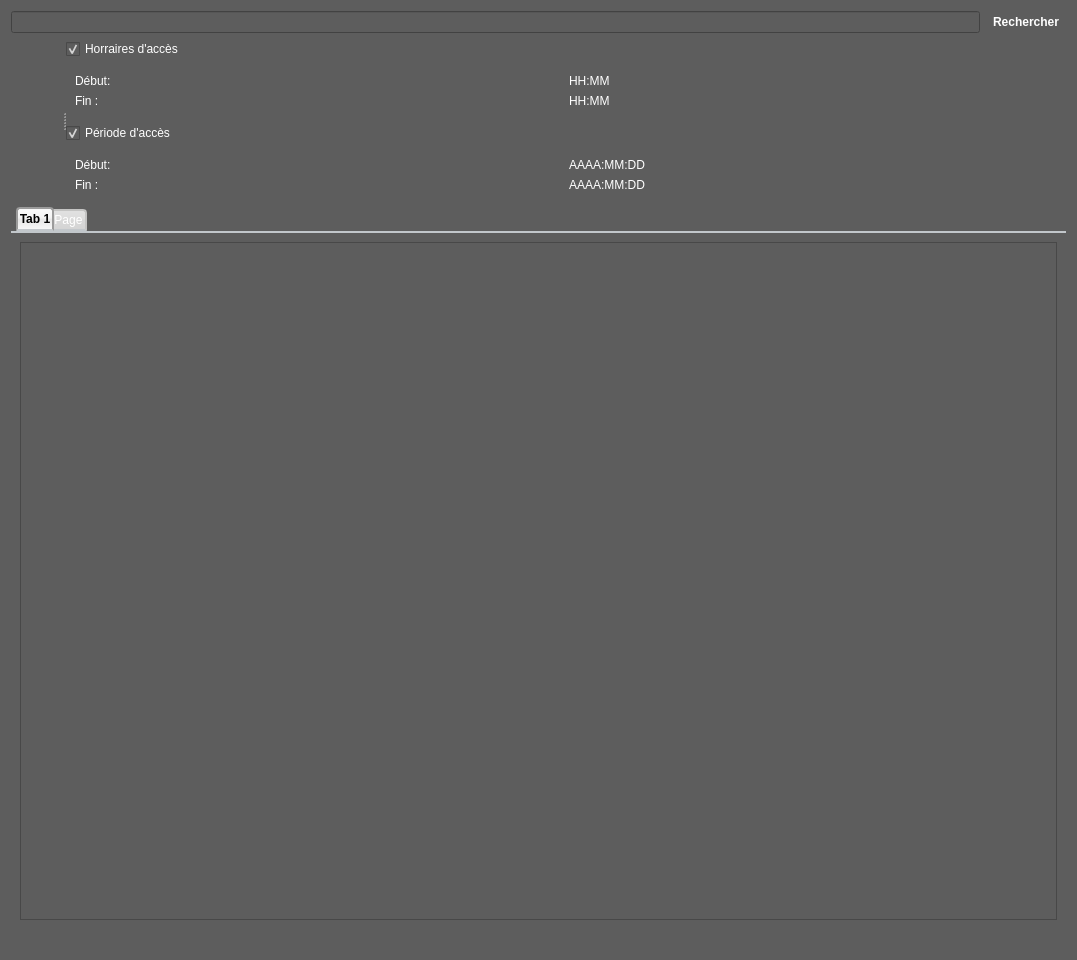
<?xml version="1.0" encoding="UTF-8"?>
<ui version="4.0">
 <class>Acceuil</class>
 <widget class="QWidget" name="Acceuil">
  <property name="geometry">
   <rect>
    <x>0</x>
    <y>0</y>
    <width>1077</width>
    <height>960</height>
   </rect>
  </property>
  <property name="windowTitle">
   <string>Form</string>
  </property>
  <property name="styleSheet">
   <string notr="true">color:white;background-color:#5D5D5D</string>
  </property>
  <layout class="QVBoxLayout" name="verticalLayout_10">
   <item>
    <layout class="QHBoxLayout" name="horizontalLayout">
     <item>
      <widget class="QLineEdit" name="edit_nom"/>
     </item>
     <item>
      <widget class="QPushButton" name="bouton_rechercher">
       <property name="font">
        <font>
         <weight>75</weight>
         <bold>true</bold>
        </font>
       </property>
       <property name="text">
        <string>Rechercher</string>
       </property>
       <property name="flat">
        <bool>true</bool>
       </property>
      </widget>
     </item>
    </layout>
   </item>
   <item>
    <widget class="QSplitter" name="splitter">
     <property name="orientation">
      <enum>Qt::Horizontal</enum>
     </property>
     <widget class="QLabel" name="label_8">
      <property name="text">
       <string/>
      </property>
     </widget>
     <widget class="QWidget" name="infos_complementaires" native="true">
      <layout class="QVBoxLayout" name="verticalLayout_9">
       <item>
        <widget class="QCheckBox" name="checkBox">
         <property name="text">
          <string>Horraires d'accès</string>
         </property>
         <property name="icon">
          <iconset>
           <normaloff>Images/icon_clock.svg</normaloff>Images/icon_clock.svg</iconset>
         </property>
         <property name="checked">
          <bool>true</bool>
         </property>
        </widget>
       </item>
       <item>
        <widget class="QWidget" name="widget" native="true">
         <layout class="QVBoxLayout" name="verticalLayout_2">
          <item>
           <layout class="QHBoxLayout" name="horizontalLayout_7">
            <item>
             <widget class="QLabel" name="label">
              <property name="text">
               <string>Début:</string>
              </property>
             </widget>
            </item>
            <item>
             <widget class="QLabel" name="_label_heure_debut">
              <property name="text">
               <string>HH:MM</string>
              </property>
             </widget>
            </item>
           </layout>
          </item>
          <item>
           <layout class="QHBoxLayout" name="horizontalLayout_2">
            <item>
             <widget class="QLabel" name="label_2">
              <property name="text">
               <string>Fin :</string>
              </property>
             </widget>
            </item>
            <item>
             <widget class="QLabel" name="_label_heure_fin">
              <property name="text">
               <string>HH:MM</string>
              </property>
             </widget>
            </item>
           </layout>
          </item>
         </layout>
        </widget>
       </item>
       <item>
        <widget class="QCheckBox" name="checkBox_2">
         <property name="text">
          <string>Période d'accès</string>
         </property>
         <property name="icon">
          <iconset>
           <normaloff>Images/icon_calendar.svg</normaloff>Images/icon_calendar.svg</iconset>
         </property>
         <property name="checked">
          <bool>true</bool>
         </property>
        </widget>
       </item>
       <item>
        <widget class="QWidget" name="widget_2" native="true">
         <layout class="QVBoxLayout" name="verticalLayout_3">
          <item>
           <layout class="QHBoxLayout" name="horizontalLayout_9">
            <item>
             <widget class="QLabel" name="label_4">
              <property name="text">
               <string>Début:</string>
              </property>
             </widget>
            </item>
            <item>
             <widget class="QLabel" name="_label_date_debut">
              <property name="text">
               <string>AAAA:MM:DD</string>
              </property>
             </widget>
            </item>
           </layout>
          </item>
          <item>
           <layout class="QHBoxLayout" name="horizontalLayout_10">
            <item>
             <widget class="QLabel" name="label_9">
              <property name="text">
               <string>Fin :</string>
              </property>
             </widget>
            </item>
            <item>
             <widget class="QLabel" name="_label_date_fin">
              <property name="text">
               <string>AAAA:MM:DD</string>
              </property>
             </widget>
            </item>
           </layout>
          </item>
         </layout>
        </widget>
       </item>
      </layout>
     </widget>
    </widget>
   </item>
   <item>
    <widget class="QTabWidget" name="fenetre_resultat">
     <property name="styleSheet">
      <string notr="true">QTabWidget::pane { /* The tab widget frame */
border-top: 2px solid #C2C7CB;
}
QTabWidget::tab-bar {
left: 5px; /* move to the right by 5px */
}
/* Style the tab using the tab sub-control. Note that it reads QTabBar _not_ QTabWidget */
QTabBar::tab {
background: qlineargradient(x1: 0, y1: 0, x2: 0, y2: 1, stop: 0 #E1E1E1, stop: 0.4 #DDDDDD, stop: 0.5 #D8D8D8, stop: 1.0 #D3D3D3);
border: 2px solid #C4C4C3;
border-bottom-color: #C2C7CB; /* same as the pane color */
border-top-left-radius: 4px;
border-top-right-radius: 4px;
min-width: 8ex;
padding: 2px;
}
QTabBar::tab:selected, QTabBar::tab:hover {
background: qlineargradient(x1: 0, y1: 0, x2: 0, y2: 1, stop: 0 #fafafa, stop: 0.4 #f4f4f4, stop: 0.5 #e7e7e7, stop: 1.0 #fafafa);
}
QTabBar::tab:selected {
border-color: #9B9B9B;
border-bottom-color: #C2C7CB; /* same as pane color */
}
QTabBar::tab:!selected {
margin-top: 2px; /* make non-selected tabs look smaller */
}

/* IMPORTANT: 8&lt; Add the code above here 8&lt; */ QTabBar::tab:selected { /* expand/overlap to the left and right by 4px */ margin-left: -4px; margin-right: -4px; } QTabBar::tab:first:selected { margin-left: 0; /* the first selected tab has nothing to overlap with on the left */ } QTabBar::tab:last:selected { margin-right: 0; /* the last selected tab has nothing to overlap with on the right */ } QTabBar::tab:only-one { margin: 0; /* if there is only one tab, we don't want overlapping margins */ }
QTabBar::tab:selected { font: bold; color: black; }

/* 8&lt; remove the tab-bar rule and the margin-top rule in the first stylesheet */ QTabWidget::tab-bar { alignment: center; } QTabWidget::pane { position: absolute; top: -0.5em; }


</string>
     </property>
     <property name="currentIndex">
      <number>0</number>
     </property>
     <widget class="QWidget" name="label_indication">
      <attribute name="title">
       <string>Tab 1</string>
      </attribute>
      <layout class="QVBoxLayout" name="verticalLayout">
       <item>
        <widget class="QScrollArea" name="acces_scroll">
         <property name="widgetResizable">
          <bool>true</bool>
         </property>
         <widget class="QWidget" name="scrollAreaWidgetContents_3">
          <property name="geometry">
           <rect>
            <x>0</x>
            <y>0</y>
            <width>1039</width>
            <height>628</height>
           </rect>
          </property>
         </widget>
        </widget>
       </item>
      </layout>
     </widget>
     <widget class="QWidget" name="tab">
      <attribute name="title">
       <string>Page</string>
      </attribute>
      <layout class="QVBoxLayout" name="verticalLayout_12">
       <item>
        <spacer name="verticalSpacer_2">
         <property name="orientation">
          <enum>Qt::Vertical</enum>
         </property>
         <property name="sizeHint" stdset="0">
          <size>
           <width>20</width>
           <height>138</height>
          </size>
         </property>
        </spacer>
       </item>
       <item>
        <layout class="QHBoxLayout" name="horizontalLayout_13">
         <item>
          <widget class="QLabel" name="label_10">
           <property name="font">
            <font>
             <weight>75</weight>
             <bold>true</bold>
            </font>
           </property>
           <property name="text">
            <string>Numéro</string>
           </property>
          </widget>
         </item>
         <item>
          <spacer name="horizontalSpacer">
           <property name="orientation">
            <enum>Qt::Horizontal</enum>
           </property>
           <property name="sizeHint" stdset="0">
            <size>
             <width>40</width>
             <height>20</height>
            </size>
           </property>
          </spacer>
         </item>
         <item>
          <widget class="QLineEdit" name="_edit_numero"/>
         </item>
        </layout>
       </item>
       <item>
        <widget class="QGroupBox" name="groupbox_horraire">
         <property name="title">
          <string>Inclure une plage horraire </string>
         </property>
         <property name="flat">
          <bool>true</bool>
         </property>
         <property name="checkable">
          <bool>true</bool>
         </property>
         <property name="checked">
          <bool>true</bool>
         </property>
         <layout class="QVBoxLayout" name="verticalLayout_4">
          <item>
           <widget class="QWidget" name="widget_plage_horraire" native="true">
            <property name="enabled">
             <bool>true</bool>
            </property>
            <property name="sizePolicy">
             <sizepolicy hsizetype="MinimumExpanding" vsizetype="MinimumExpanding">
              <horstretch>0</horstretch>
              <verstretch>0</verstretch>
             </sizepolicy>
            </property>
            <property name="maximumSize">
             <size>
              <width>16777215</width>
              <height>16777213</height>
             </size>
            </property>
            <layout class="QVBoxLayout" name="verticalLayout_5">
             <item>
              <layout class="QHBoxLayout" name="horizontalLayout_4">
               <item>
                <widget class="QLabel" name="label_3">
                 <property name="text">
                  <string>Heure de début</string>
                 </property>
                </widget>
               </item>
               <item>
                <widget class="QTimeEdit" name="_heure_debut">
                 <property name="enabled">
                  <bool>true</bool>
                 </property>
                 <property name="date">
                  <date>
                   <year>2017</year>
                   <month>1</month>
                   <day>1</day>
                  </date>
                 </property>
                 <property name="calendarPopup">
                  <bool>true</bool>
                 </property>
                </widget>
               </item>
              </layout>
             </item>
             <item>
              <layout class="QHBoxLayout" name="horizontalLayout_6">
               <item>
                <widget class="QLabel" name="label_5">
                 <property name="text">
                  <string>Heure de fin</string>
                 </property>
                </widget>
               </item>
               <item>
                <widget class="QTimeEdit" name="_heure_fin"/>
               </item>
              </layout>
             </item>
            </layout>
           </widget>
          </item>
         </layout>
        </widget>
       </item>
       <item>
        <widget class="QGroupBox" name="groupbox_periode">
         <property name="title">
          <string>Définir une période</string>
         </property>
         <property name="flat">
          <bool>true</bool>
         </property>
         <property name="checkable">
          <bool>true</bool>
         </property>
         <property name="checked">
          <bool>true</bool>
         </property>
         <layout class="QVBoxLayout" name="verticalLayout_6">
          <item>
           <widget class="QWidget" name="widget_periode" native="true">
            <property name="enabled">
             <bool>true</bool>
            </property>
            <property name="sizePolicy">
             <sizepolicy hsizetype="MinimumExpanding" vsizetype="MinimumExpanding">
              <horstretch>0</horstretch>
              <verstretch>0</verstretch>
             </sizepolicy>
            </property>
            <property name="maximumSize">
             <size>
              <width>16777215</width>
              <height>16777213</height>
             </size>
            </property>
            <layout class="QVBoxLayout" name="verticalLayout_7">
             <item>
              <layout class="QHBoxLayout" name="horizontalLayout_5">
               <item>
                <widget class="QLabel" name="label_6">
                 <property name="text">
                  <string>Date de début</string>
                 </property>
                </widget>
               </item>
               <item>
                <widget class="QDateEdit" name="_date_debut">
                 <property name="dateTime">
                  <datetime>
                   <hour>0</hour>
                   <minute>0</minute>
                   <second>0</second>
                   <year>2017</year>
                   <month>1</month>
                   <day>1</day>
                  </datetime>
                 </property>
                 <property name="calendarPopup">
                  <bool>true</bool>
                 </property>
                </widget>
               </item>
              </layout>
             </item>
             <item>
              <layout class="QHBoxLayout" name="horizontalLayout_8">
               <item>
                <widget class="QLabel" name="label_7">
                 <property name="text">
                  <string>Date de fin</string>
                 </property>
                </widget>
               </item>
               <item>
                <widget class="QDateEdit" name="_date_fin">
                 <property name="dateTime">
                  <datetime>
                   <hour>0</hour>
                   <minute>0</minute>
                   <second>0</second>
                   <year>2017</year>
                   <month>1</month>
                   <day>1</day>
                  </datetime>
                 </property>
                 <property name="calendarPopup">
                  <bool>true</bool>
                 </property>
                </widget>
               </item>
              </layout>
             </item>
            </layout>
           </widget>
          </item>
         </layout>
        </widget>
       </item>
       <item>
        <widget class="QPushButton" name="bouton_valider_changements">
         <property name="font">
          <font>
           <weight>75</weight>
           <bold>true</bold>
          </font>
         </property>
         <property name="text">
          <string>Valider les changements</string>
         </property>
         <property name="flat">
          <bool>true</bool>
         </property>
        </widget>
       </item>
       <item>
        <widget class="QPushButton" name="bouton_supprimer_utilisateur">
         <property name="text">
          <string>Supprimer cet utilisateur</string>
         </property>
         <property name="flat">
          <bool>true</bool>
         </property>
        </widget>
       </item>
       <item>
        <spacer name="verticalSpacer_3">
         <property name="orientation">
          <enum>Qt::Vertical</enum>
         </property>
         <property name="sizeHint" stdset="0">
          <size>
           <width>20</width>
           <height>137</height>
          </size>
         </property>
        </spacer>
       </item>
      </layout>
     </widget>
    </widget>
   </item>
   <item>
    <layout class="QHBoxLayout" name="horizontalLayout_3">
     <item>
      <spacer name="horizontalSpacer_2">
       <property name="orientation">
        <enum>Qt::Horizontal</enum>
       </property>
       <property name="sizeHint" stdset="0">
        <size>
         <width>40</width>
         <height>20</height>
        </size>
       </property>
      </spacer>
     </item>
    </layout>
   </item>
  </layout>
 </widget>
 <resources/>
 <connections>
  <connection>
   <sender>groupbox_periode</sender>
   <signal>clicked(bool)</signal>
   <receiver>widget_periode</receiver>
   <slot>setVisible(bool)</slot>
   <hints>
    <hint type="sourcelabel">
     <x>739</x>
     <y>697</y>
    </hint>
    <hint type="destinationlabel">
     <x>857</x>
     <y>686</y>
    </hint>
   </hints>
  </connection>
  <connection>
   <sender>checkBox</sender>
   <signal>clicked(bool)</signal>
   <receiver>widget</receiver>
   <slot>setVisible(bool)</slot>
   <hints>
    <hint type="sourcelabel">
     <x>764</x>
     <y>74</y>
    </hint>
    <hint type="destinationlabel">
     <x>744</x>
     <y>115</y>
    </hint>
   </hints>
  </connection>
  <connection>
   <sender>checkBox_2</sender>
   <signal>clicked(bool)</signal>
   <receiver>widget_2</receiver>
   <slot>setVisible(bool)</slot>
   <hints>
    <hint type="sourcelabel">
     <x>737</x>
     <y>170</y>
    </hint>
    <hint type="destinationlabel">
     <x>699</x>
     <y>212</y>
    </hint>
   </hints>
  </connection>
  <connection>
   <sender>groupbox_horraire</sender>
   <signal>clicked(bool)</signal>
   <receiver>widget_plage_horraire</receiver>
   <slot>setVisible(bool)</slot>
   <hints>
    <hint type="sourcelabel">
     <x>574</x>
     <y>559</y>
    </hint>
    <hint type="destinationlabel">
     <x>720</x>
     <y>548</y>
    </hint>
   </hints>
  </connection>
 </connections>
</ui>
